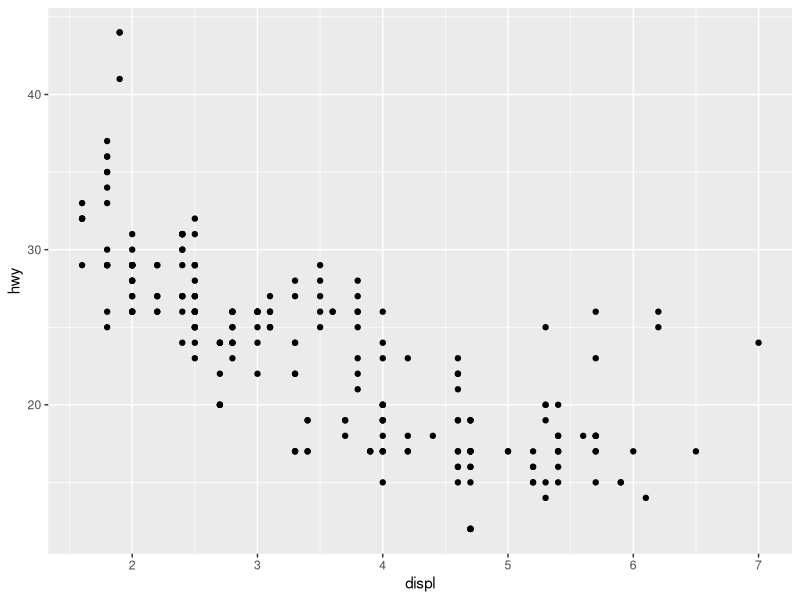
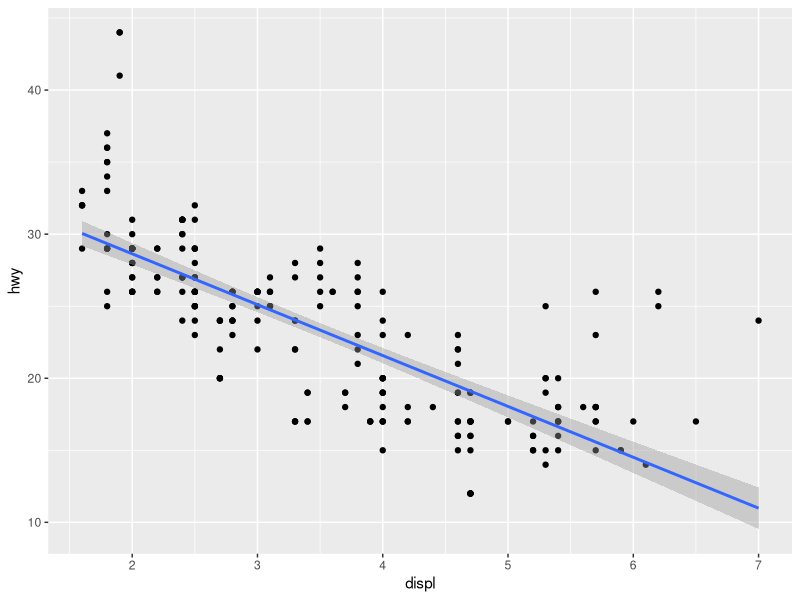
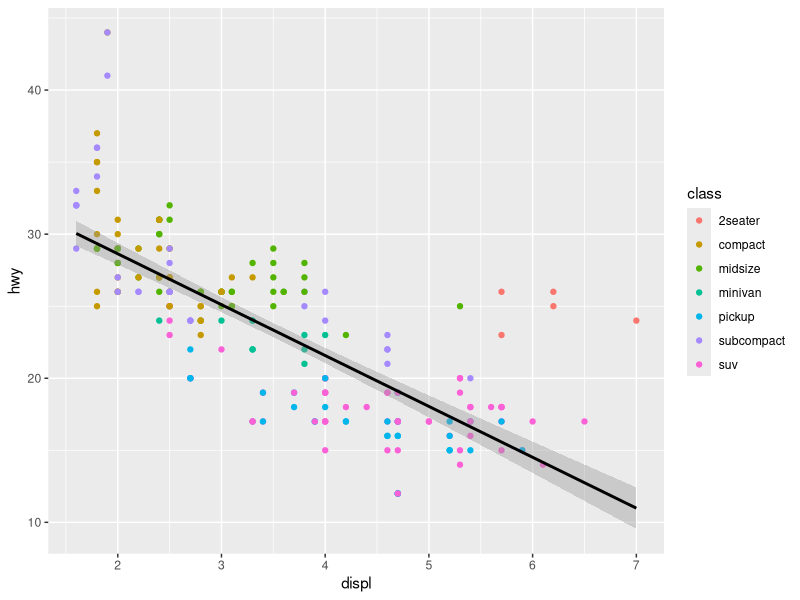
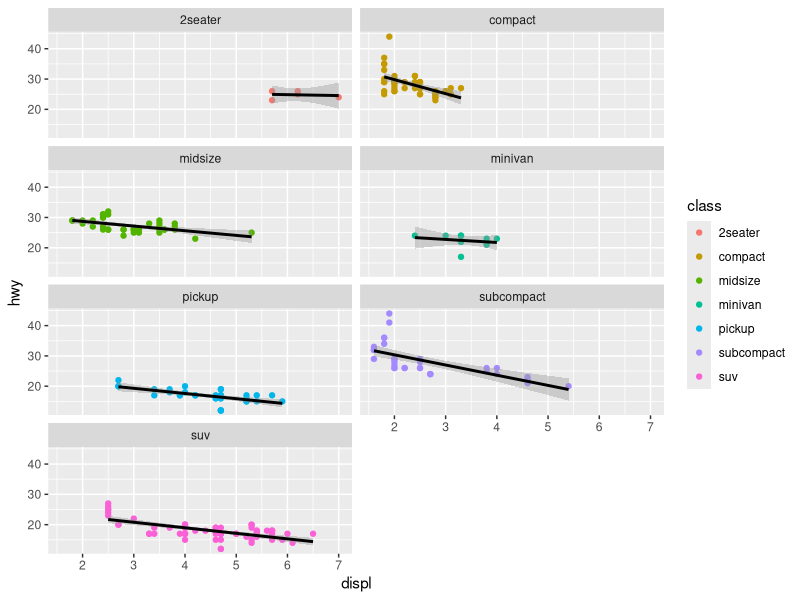
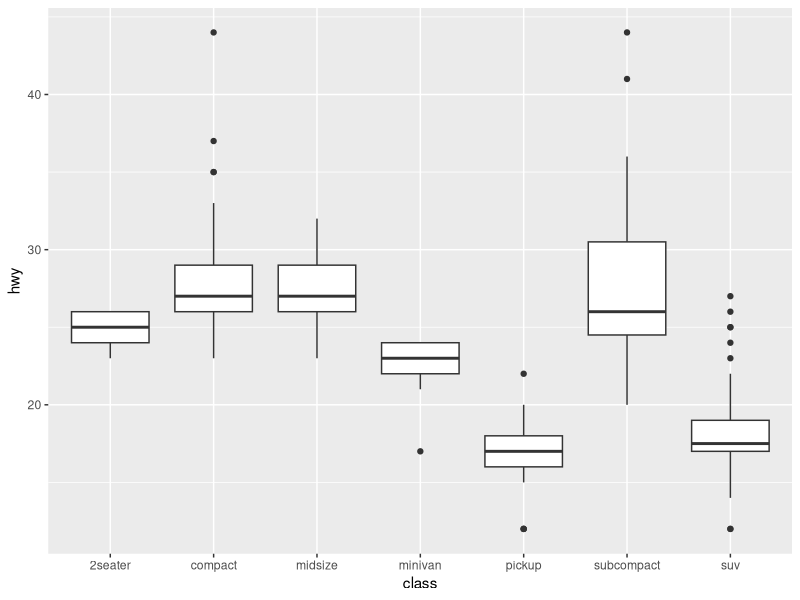
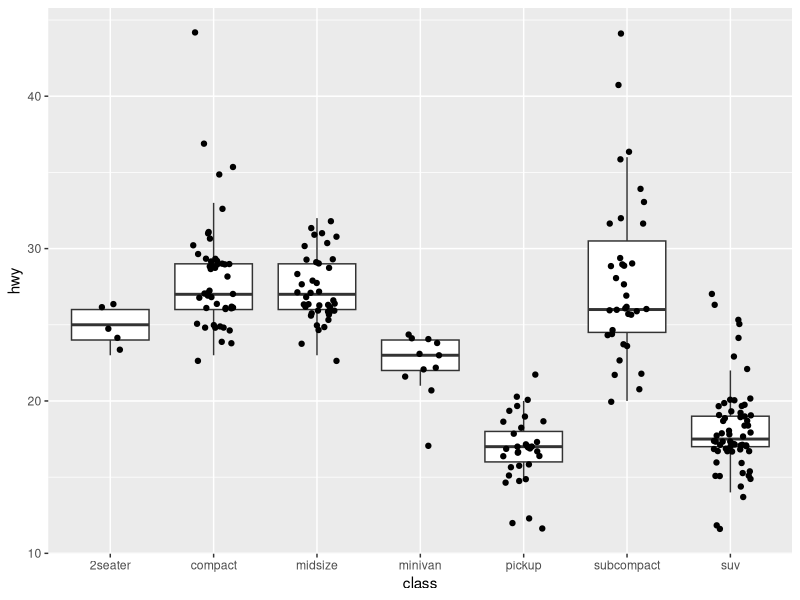
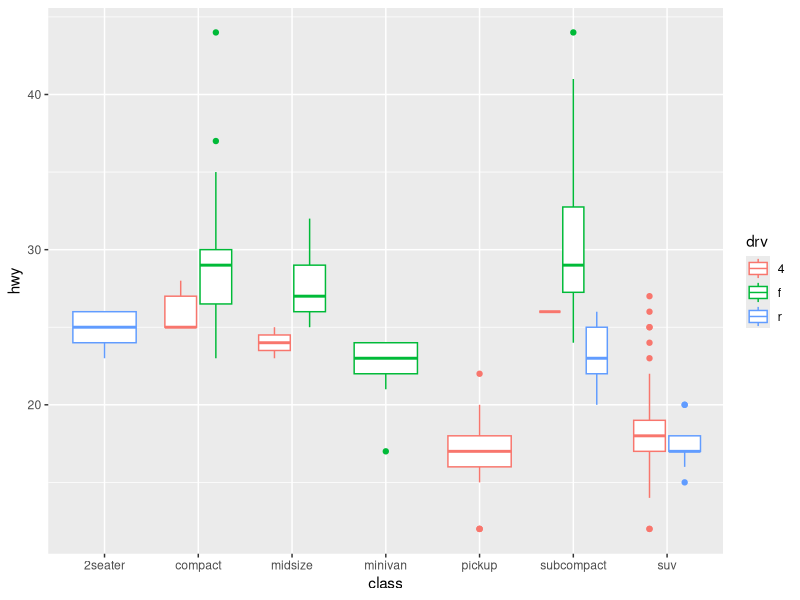
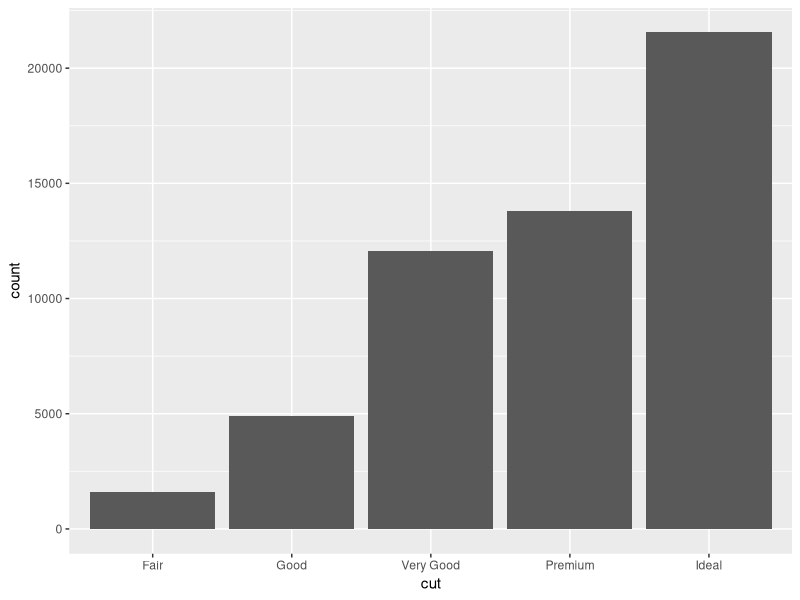

The R script that drew these images, in order:
## ---- chunk 1
knitr::opts_chunk$set(echo = TRUE)
## ---- chunk 2
library(ggplot2)
summary(mpg)
## ---- chunk 3
help(mpg)
## ---- chunk 4
ggplot(data = mpg) + #this tells ggplot which dataset to use
  geom_point(mapping = aes(x = displ, y = hwy)) #this sets the x and y axis and plots each data point
## ---- chunk 5
ggplot(data = mpg) + #this tells ggplot which dataset to use
  geom_point(mapping = aes(x = displ, y = hwy)) + #this sets the x and y axis and plots each data point
  geom_smooth(mapping = aes(x = displ, y = hwy), method = lm) #this creates the line of best fit
## ---- chunk 6
ggplot(data = mpg) + #this tells ggplot which dataset to use
  geom_point(mapping = aes(x = displ, y = hwy, color = class)) + #this sets the x and y axis and plots each data point, "color" is used here to differ the color of the dots based on the class of car (suv, etc.)
  geom_smooth(mapping = aes(x = displ, y = hwy), method = lm, color = "black") #here, we set the color of the line explicitly to black
## ---- chunk 7
ggplot(data = mpg) + #this tells ggplot which dataset to use
  geom_point(mapping = aes(x = displ, y = hwy, color = class)) + #this sets the x and y axis and plots each data point, "color" is used here to differ the color of the dots based on the class of car (suv, etc.)
  geom_smooth(mapping = aes(x = displ, y = hwy), method = lm, color = "black") + #here, we set the color of the line explicitly to black
  facet_wrap(~ class, ncol = 2) #this will make multiple graphs based on class. Note that ncol (number of columns) and nrow (number of rows) can be set explicitly (but don't have to be)
## ---- chunk 8
ggplot(data = mpg) + 
  geom_boxplot(mapping = aes(x = class, y = hwy))
## ---- chunk 9
ggplot(data = mpg) + 
  geom_boxplot(mapping = aes(x = class, y = hwy), outlier.shape = NA) +
  geom_jitter(mapping = aes(x = class, y = hwy), width = 0.2)
## ---- chunk 10
ggplot(data = mpg) + 
  geom_boxplot(mapping = aes(x = class, y = hwy, color = drv))
## ---- chunk 11
ggplot(data = diamonds) + 
  geom_bar(mapping = aes(x = cut)) #note that in these charts, we only need to declare an x variable
## ---- chunk 12
ggplot(data = diamonds) + 
  geom_bar(mapping = aes(x = cut, fill = cut)) #note that in these charts, we only need to declare an x variable
## ---- chunk 13
ggplot(data = diamonds) + 
  geom_bar(mapping = aes(x = cut, fill = clarity)) #note that in these charts, we only need to declare an x variable
## ---- chunk 14
ggplot(data = diamonds) + 
  geom_bar(mapping = aes(x = cut, fill = clarity), position = "fill") #note that in these charts, we only need to declare an x variable
## ---- chunk 15
ggplot(data = diamonds) + 
  geom_bar(mapping = aes(x = cut, fill = clarity), position = "dodge") #note that in these charts, we only need to declare an x variable
